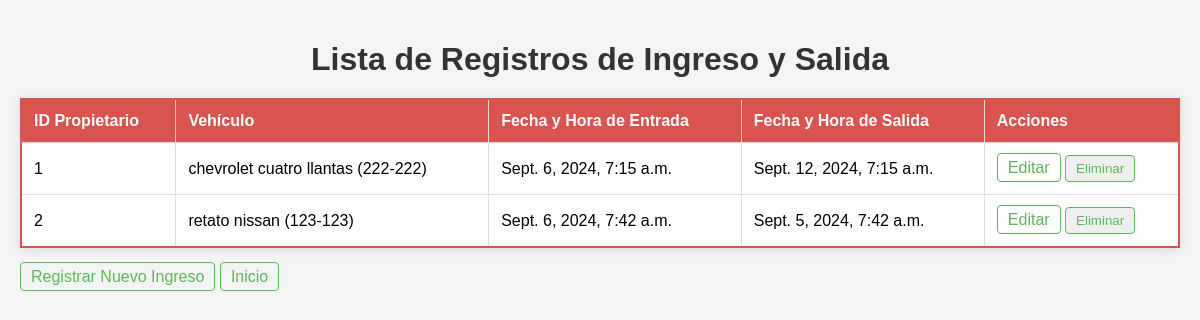
Screenshot of /registros/ (signed in) with the database file from the repository.
### sistema_gestion_de_autos/models.py (models this page shows, shortened)
class Registro(models.Model):
    vehiculo = models.ForeignKey(Vehiculo, on_delete=models.CASCADE, related_name='registros')
    fecha_hora_entrada = models.DateTimeField()
    fecha_hora_salida = models.DateTimeField(null=True, blank=True)

class Vehiculo(models.Model):
    matricula = models.CharField(max_length=15, unique=True)  # Matrícula única
    marca = models.CharField(max_length=50)
    modelo = models.CharField(max_length=50)
    color = models.CharField(max_length=20)
    propietario = models.ForeignKey(Propietario, on_delete=models.CASCADE, related_name='vehiculos')
    def __str__(self):
        return f"{self.marca} {self.modelo} ({self.matricula})"

### sistema_gestion_de_autos/views.py (the view)
# urls.py: path('registros/', views.listar_registros, name='listar_registros'),
@login_required
def listar_registros(request):
    registros = Registro.objects.all()
    return render(request, 'registros/listar.html', {'registros': registros})

### sistema_gestion_de_autos/templates/registros/listar.html (shortened to what this page needs)
<!DOCTYPE html>
<html lang="es">
<head>
    {% load static %}
    <link rel="stylesheet" type="text/css" href="{% static 'trabajo/css/registros.css' %}">
</head>
<body>
    <h1>Lista de Registros de Ingreso y Salida</h1>
    <table>
        <thead>
            <tr>
                <th>ID Propietario</th>
                <th>Vehículo</th>
                <th>Fecha y Hora de Entrada</th>
                <th>Fecha y Hora de Salida</th>
                <th>Acciones</th>
            </tr>
        </thead>
        <tbody>
            {% for registro in registros %}
            <tr>
                <td>{{ registro.vehiculo_id }}</td>
                <td>{{ registro.vehiculo }}</td>
                <td>{{ registro.fecha_hora_entrada }}</td>
                <td>{{ registro.fecha_hora_salida }}</td>
                <td>
                    <a href="{% url 'editar_registro' registro.id %}">Editar</a>
                    <form action="{% url 'eliminar_registro' registro.id %}" method="post" style="display:inline;">
                        <button type="submit" onclick="return confirm('¿Estás seguro de que quieres eliminar este registro?');">Eliminar</button>
                    </form>
                </td>
            </tr>
            {% empty %}
            <tr>
                <td colspan="5">No hay registros disponibles.</td>
            </tr>
            {% endfor %}
        </tbody>
    </table>
    <a href="{% url 'registrar_ingreso' %}">Registrar Nuevo Ingreso</a>
    <a href="{% url 'admin_panel' %}">Inicio</a>
</body>
</html>

### sistema_gestion_de_autos/templates/static/trabajo/css/registros.css (style rules this page uses)
body { font-family: Arial, sans-serif; background-color: #f4f4f4; margin: 0; padding: 20px; }
h1 { text-align: center; color: #333; margin-bottom: 20px; }
table { width: 100%; border-collapse: collapse; margin: 20px 0; box-shadow: 0 2px 10px rgba(0, 0, 0, 0.1); }
thead { background-color: #5cb85c; color: white; }
th, td { padding: 12px; text-align: left; border-bottom: 1px solid #ddd; }
a { color: #5cb85c; text-decoration: none; padding: 5px 10px; border: 1px solid #5cb85c; border-radius: 4px; transition: background-color 0.3s ease, color 0.3s ease; }
h1 { text-align: center; color: #333; }
th, td { padding: 12px; text-align: left; border: 1px solid #ddd; }
table { border: 2px solid #5cb85c; }
th { background-color: #5cb85c; }
td { background-color: #ffffff; }
table { border: 2px solid #d9534f; }
th { background-color: #d9534f; }
button { color: #5cb85c; text-decoration: none; padding: 5px 10px; border: 1px solid #5cb85c; border-radius: 4px; transition: background-color 0.3s ease, color 0.3s ease; }

### rows the page displays
Registro: vehiculo_id "1", vehiculo "chevrolet cuatro llantas (222-222)", fecha_hora_entrada "Sept. 6, 2024, 7:15 a.m.", fecha_hora_salida "Sept. 12, 2024, 7:15 a.m."
Registro: vehiculo_id "2", vehiculo "retato nissan (123-123)", fecha_hora_entrada "Sept. 6, 2024, 7:42 a.m.", fecha_hora_salida "Sept. 5, 2024, 7:42 a.m."
